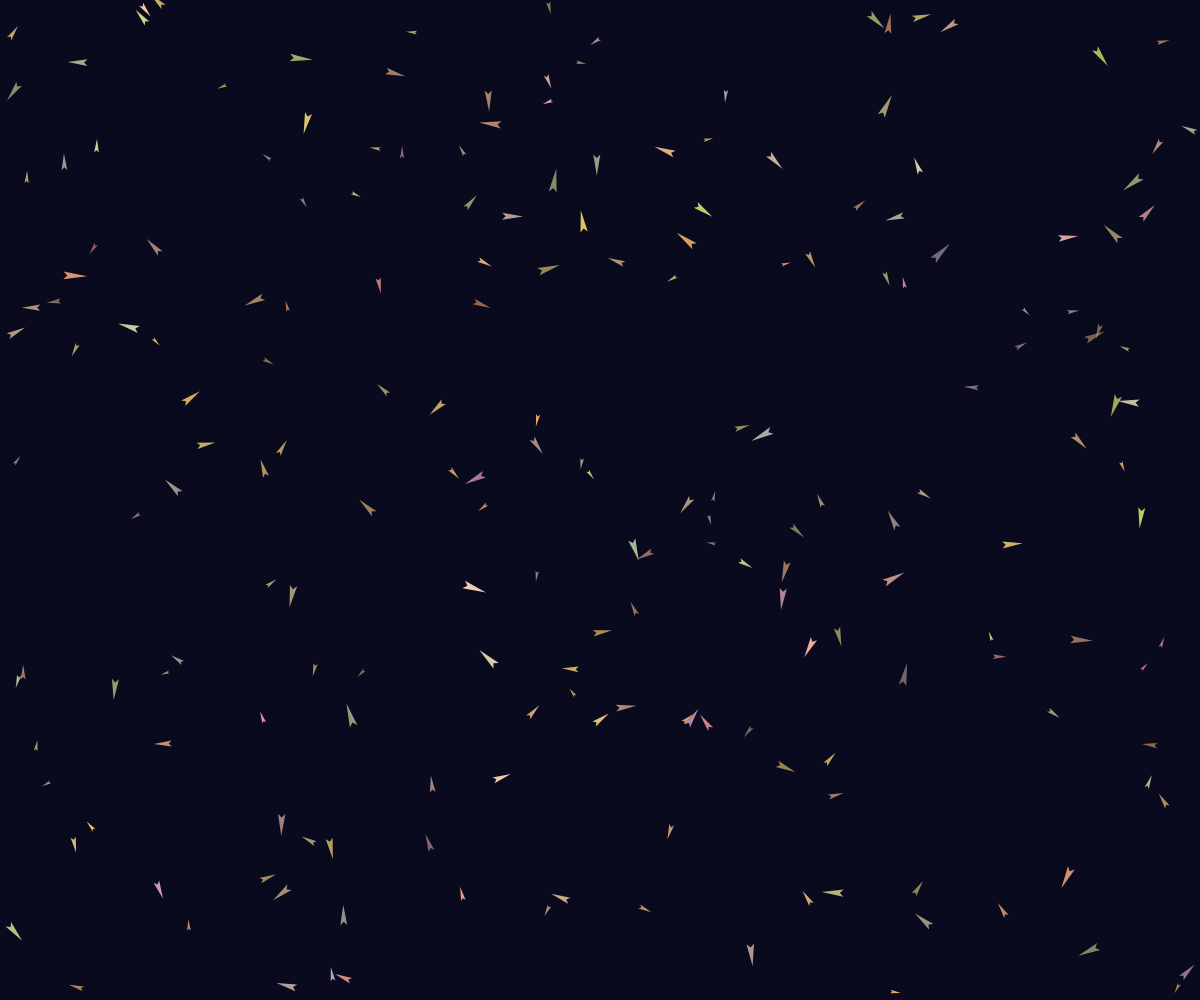
Frame 1 (no input)
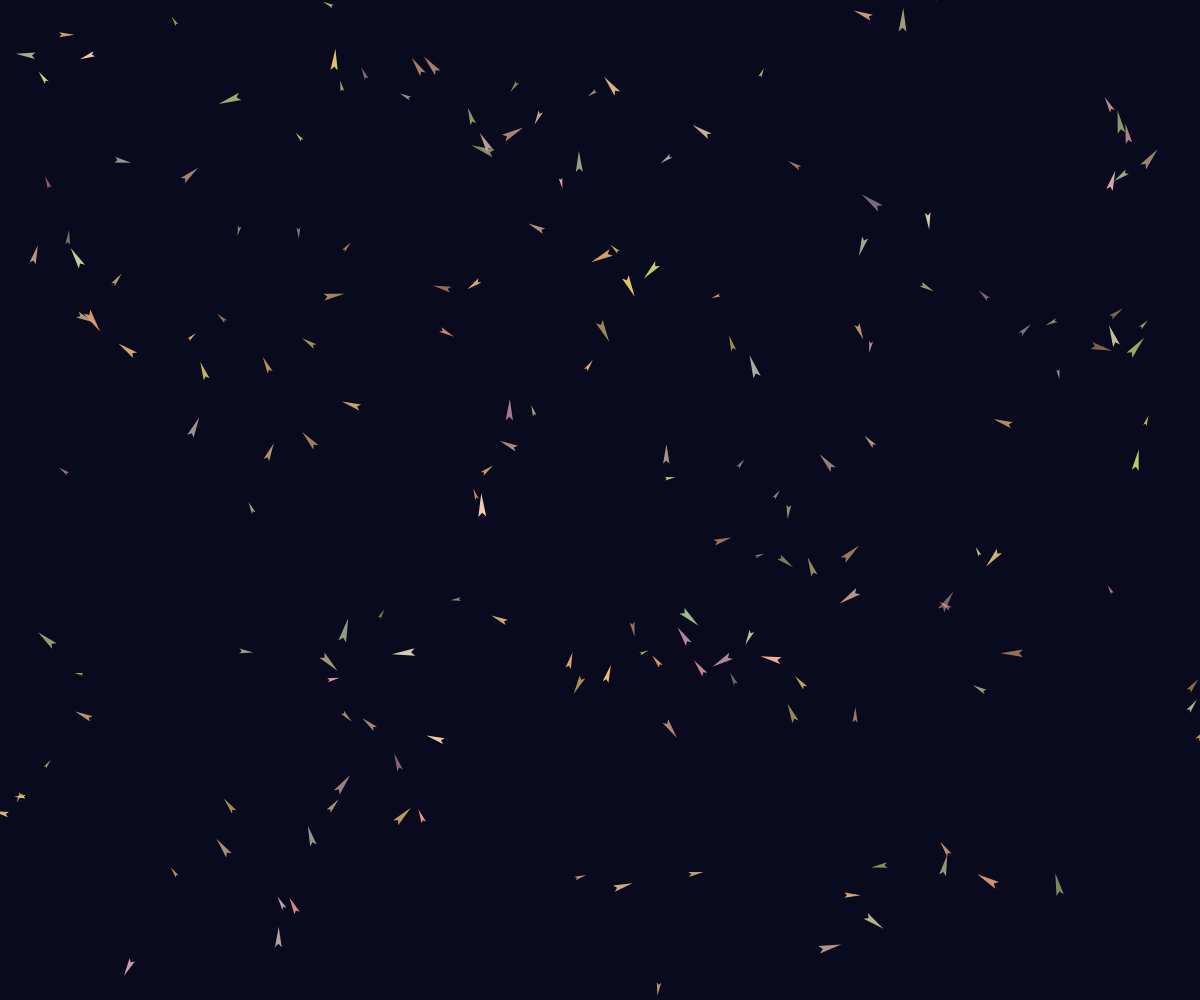
Frame 60 (no input)
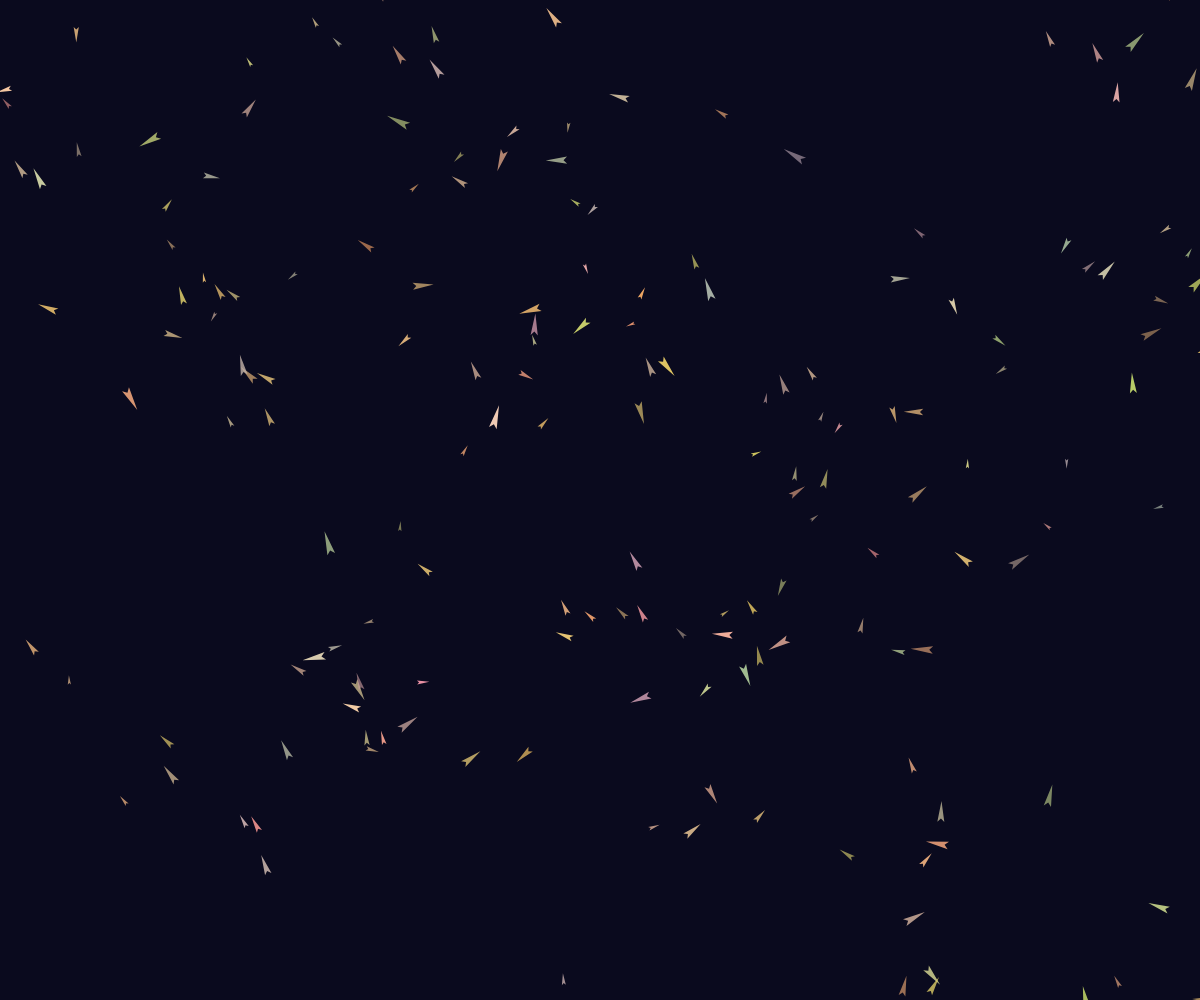
Frame 120 (the mouse pressed at the canvas centre since frame 60)

The p5.js sketch that drew these frames (run headless with seeded random() and noise() and a simulated clock; from frame 60 on, the mouse is pressed at the canvas centre):

// p5.js sketch
// ── sketch.js
let cultures = [];
const numCultures = 200;
const searchRadius = 100;
const separationDistance = 30;
const maxSpeed = 1.5;
const maxForce = 0.03;
let noiseScale = 0.01;
let noiseStrength = 0.5;
let time = 0;

function setup() {
  createCanvas(windowWidth, windowHeight);
  // Initialize bacterial cultures
  for (let i = 0; i < numCultures; i++) {
    cultures.push({
      pos: createVector(random(width), random(height)),
      vel: p5.Vector.random2D().mult(random(0.5, maxSpeed)),
      acc: createVector(0, 0),
      size: random(3, 8),
      color: color(random(180, 255), random(150, 220), random(100, 180), random(150, 255)),
      angle: random(TWO_PI),
      noiseOffset: random(1000)
    });
  }
}

function draw() {
  background(10, 10, 30);
  
  time += 0.01;
  
  for (let culture of cultures) {
    // Apply slime mould search behavior
    let sep = separate(culture);
    let ali = align(culture);
    let coh = cohesion(culture);
    
    // Weight the forces
    sep.mult(2.0);
    ali.mult(1.0);
    coh.mult(1.0);
    
    // Apply forces
    culture.acc.add(sep);
    culture.acc.add(ali);
    culture.acc.add(coh);
    
    // Add noise-based erratic movement for organic feel
    let nx = noise(culture.noiseOffset + time * noiseScale) - 0.5;
    let ny = noise(culture.noiseOffset + time * noiseScale + 1000) - 0.5;
    let noiseForce = createVector(nx, ny);
    noiseForce.mult(noiseStrength);
    culture.acc.add(noiseForce);
    
    // Update velocity and position
    culture.vel.add(culture.acc);
    culture.vel.limit(maxSpeed);
    culture.pos.add(culture.vel);
    culture.acc.mult(0);
    
    // Wrap around edges
    if (culture.pos.x > width + 50) culture.pos.x = -50;
    else if (culture.pos.x < -50) culture.pos.x = width + 50;
    if (culture.pos.y > height + 50) culture.pos.y = -50;
    else if (culture.pos.y < -50) culture.pos.y = height + 50;
    
    // Draw the glowing bacterial culture
    push();
    translate(culture.pos.x, culture.pos.y);
    rotate(culture.vel.heading());
    
    // Draw a simple angular glowing shape
    noStroke();
    fill(culture.color);
    beginShape();
    vertex(culture.size * 2, 0);
    vertex(-culture.size, -culture.size/2);
    vertex(-culture.size/2, 0);
    vertex(-culture.size, culture.size/2);
    endShape(CLOSE);
    
    pop();
  }
}

function separate(culture) {
  let steer = createVector(0, 0);
  let count = 0;
  for (let other of cultures) {
    let d = p5.Vector.dist(culture.pos, other.pos);
    if (d > 0 && d < separationDistance) {
      let diff = p5.Vector.sub(culture.pos, other.pos);
      diff.normalize();
      diff.div(d); // Weight by distance
      steer.add(diff);
      count++;
    }
  }

  if (count > 0) {
    steer.div(count);
    steer.normalize();
    steer.mult(maxSpeed);
    steer.sub(culture.vel);
    steer.limit(maxForce);
  }

  return steer;
}

function align(culture) {
  let sum = createVector(0, 0);
  let count = 0;
  for (let other of cultures) {
    let d = p5.Vector.dist(culture.pos, other.pos);
    if (d > 0 && d < searchRadius) {
      sum.add(other.vel);
      count++;
    }
  }

  if (count > 0) {
    sum.div(count);
    sum.normalize();
    sum.mult(maxSpeed);
    let steer = p5.Vector.sub(sum, culture.vel);
    steer.limit(maxForce);
    return steer;
  } else {
    return createVector(0, 0);
  }
}

function cohesion(culture) {
  let sum = createVector(0, 0);
  let count = 0;
  for (let other of cultures) {
    let d = p5.Vector.dist(culture.pos, other.pos);
    if (d > 0 && d < searchRadius) {
      sum.add(other.pos);
      count++;
    }
  }

  if (count > 0) {
    sum.div(count);
    return arrive(culture, sum);
  } else {
    return createVector(0, 0);
  }
}

function arrive(culture, target) {
  let desired = p5.Vector.sub(target, culture.pos);
  let d = desired.mag();
  if (d > 0) {
    desired.normalize();
    if (d < 50) {
      let m = map(d, 0, 50, 0, maxSpeed);
      desired.mult(m);
    } else {
      desired.mult(maxSpeed);
    }
    let steer = p5.Vector.sub(desired, culture.vel);
    steer.limit(maxForce);
    return steer;
  } else {
    return createVector(0, 0);
  }
}

function windowResized() {
  resizeCanvas(windowWidth, windowHeight);
}
